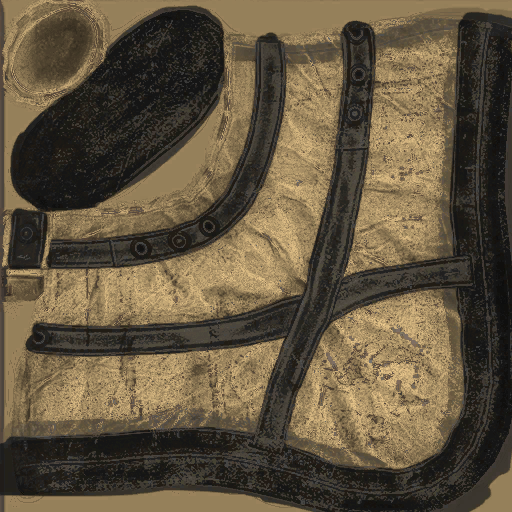
#> input picture tools/paa_nbq_vanilla/png/arido_nbc_boots.png, 512 x 512 px, given in place of jacket_ground.png, which was not available
$ python recolor_ropa.py
#> lines starting #> are read from the running program, lines starting #| are printed output that depends on the picture; after the words box and inside, x2 and y2 are one past the last pixel; in counts of white or black regions, pixels touching at a corner belong together; pictures that were not available may be replaced by others from this repository, and a replacement may not be noted
#> in main, im is the input picture: PIL image 512x512 RGB; mean R, G, B 97.8, 85, 63.4
#!/usr/bin/env python3
# Recolorea las texturas _co vanilla a las dos paletas del set 3xor.
#
# Metodo: remapeo en HSV que CONSERVA la luminancia y la variacion relativa de tono.
#   - El tono de cada pixel se mide respecto del tono medio de ESA textura (media circular
#     pesada por saturacion), y esa desviacion se comprime alrededor del tono objetivo. Asi
#     las manchas del camo siguen siendo distintas entre si (no queda monocromo) y todas las
#     piezas del set caen en la misma familia de color aunque partan de bases distintas
#     (el plate es marron, los guantes oliva, la gorka gris-verde).
#   - La saturacion se escala y se TOPEA: es lo que separa un rosa sobrio de un rosa chicle.
#   - La luminancia (V) casi no se toca: ahi viven las costuras, correas, desgaste y sombras
#     pintadas. Tocarla es lo que hace que un retexturizado se vea de plastico.
#   - Los pixeles casi neutros (gomas negras de la bota, hebillas) se tinen mucho menos:
#     'sat' original baja -> el remapeo se atenua solo.
import os
import sys
import numpy as np
from PIL import Image

Image.MAX_IMAGE_PIXELS = None
BASE = os.path.dirname(os.path.abspath(__file__))
PNG = os.path.join(BASE, "png")
OUT = os.path.join(BASE, "out")


def rgb_to_hsv(a):
    r, g, b = a[..., 0], a[..., 1], a[..., 2]
    mx = a.max(-1)
    mn = a.min(-1)
    d = mx - mn
    h = np.zeros_like(mx)
    m = d > 1e-6
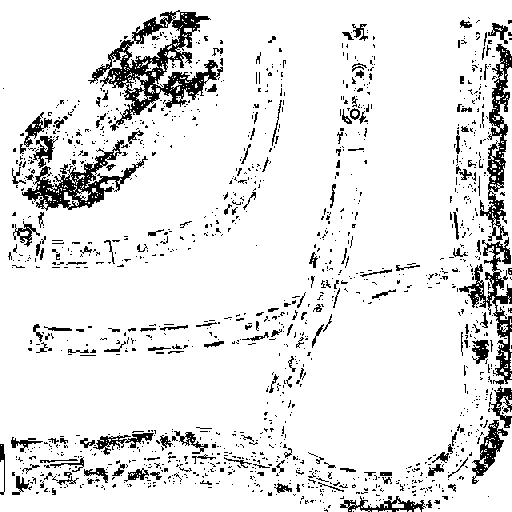
#> m: shape (512, 512) bool; 89.9% white; 1394 black regions (1224 under 20 px), largest, box (x1, y1, x2, y2) and area: (88, 10, 223, 131) 4388, (22, 140, 148, 211) 2360, (480, 44, 512, 241) 2014
    rm = m & (mx == r)
#> rm: shape (512, 512) bool; 89.6% white; 1392 black regions (1223 under 20 px), largest, box (x1, y1, x2, y2) and area: (88, 10, 223, 131) 4461, (22, 136, 148, 211) 2843, (480, 44, 512, 241) 2055
    gm = m & (mx == g) & ~rm
#> gm: shape (512, 512) bool; 0.38% white in thin lines or dots
    bm = m & (mx == b) & ~rm & ~gm
#> bm: shape (512, 512) bool; every value is 0
    h[rm] = ((g[rm] - b[rm]) / d[rm]) % 6.0
    h[gm] = (b[gm] - r[gm]) / d[gm] + 2.0
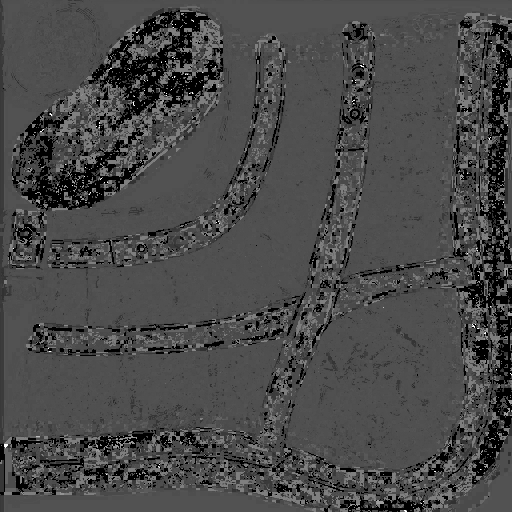
#> h: shape (512, 512) float32; min 0, max 2, mean 0.578; drawn with min black and max white
    h[bm] = (r[bm] - g[bm]) / d[bm] + 4.0
    h = h / 6.0
    s = np.zeros_like(mx)
    s[mx > 1e-6] = d[mx > 1e-6] / mx[mx > 1e-6]
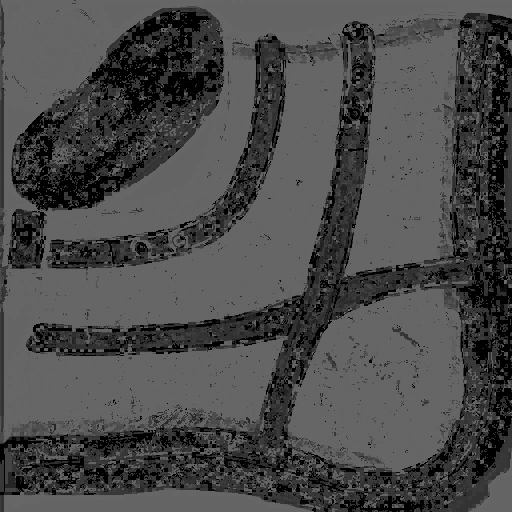
#> s: shape (512, 512) float32; min 0, max 0.429, mean 0.291
    return h, s, mx


def hsv_to_rgb(h, s, v):
    i = np.floor(h * 6.0)
    f = h * 6.0 - i
    p = v * (1.0 - s)
    q = v * (1.0 - f * s)
    t = v * (1.0 - (1.0 - f) * s)
    i = (i % 6).astype(np.int32)
    r = np.select([i == 0, i == 1, i == 2, i == 3, i == 4, i == 5], [v, q, p, p, t, v])
    g = np.select([i == 0, i == 1, i == 2, i == 3, i == 4, i == 5], [t, v, v, q, p, p])
    b = np.select([i == 0, i == 1, i == 2, i == 3, i == 4, i == 5], [p, p, t, v, v, q])
    return np.stack([r, g, b], -1)


def hue_medio(h, s, v):
    """Tono dominante de la textura: media circular pesada por saturacion*luminancia
    (los pixeles negros del fondo del UV y las correas no deben decidir el tono)."""
    w = (s * v).astype(np.float64)
    if w.sum() < 1e-6:
        return 0.0
    ang = h.astype(np.float64) * 2.0 * np.pi
    return (np.arctan2((np.sin(ang) * w).sum(), (np.cos(ang) * w).sum()) / (2.0 * np.pi)) % 1.0


def recolor(img, p):
    a = np.asarray(img.convert("RGB"), dtype=np.float32) / 255.0
    h, s, v = rgb_to_hsv(a)
    h0 = hue_medio(h, s, v)
#> h0 = 0.105

    # Desviacion de tono respecto del tono dominante, por el camino corto del circulo.
    # 'spread' decide cuanta variacion entre manchas sobrevive (0 = monocromo, se pierde el
    # camo) y 'spread_max' RECORTA esa desviacion para que ninguna mancha se escape de la
    # familia de color: sin ese tope, el arido tiraba manchas salmon y el rosa derivaba a lila.
    # El recorte es ASIMETRICO: cada familia de color tiene un lado del circulo al que NO
    # puede asomarse. En el arido, desviarse hacia el rojo da manchas salmon (se veian, y
    # arruinaban el camo); hacia el amarillo-verde da oliva, que es justo lo que hace que
    # funcione en terreno con pasto. Por eso el margen hacia cada lado es distinto.
    dh = (h - h0 + 0.5) % 1.0 - 0.5
    dh = np.clip(dh * p["spread"], p["spread_min"], p["spread_max"])
    hn = (p["hue"] + dh) % 1.0

    # saturacion: escalar, topear, y no dejar que lo casi-neutro se tina de golpe
    sn = np.clip(s * p["sat_scale"] + p["sat_add"], 0.0, 1.0)
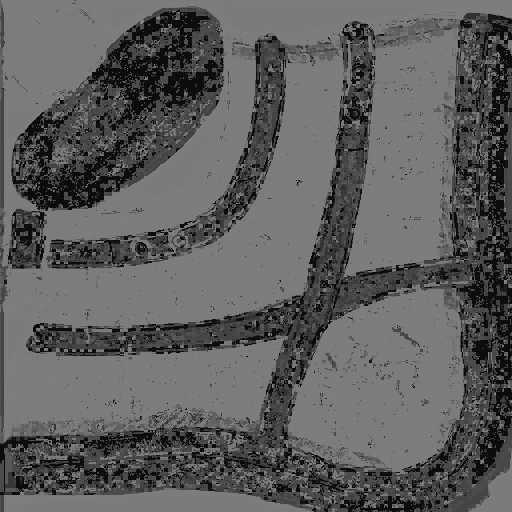
#> sn: shape (512, 512) float32; min 0.05, max 0.521, mean 0.37
    sn = np.minimum(sn, p["sat_max"])
    sn = np.where(s < p["neutro"], s * p["sat_scale"] * 0.35, sn)

    # AUTO-NIVELADO opcional: lleva la luminancia MEDIA de esta textura a 'v_target' con
    # una gamma calculada, ignorando el fondo negro del UV. Hace falta en las paletas
    # acromaticas: el plate y los cascos vanilla ya vienen oscuros de fabrica, asi que sin
    # esto un "urbano" les queda casi negro mientras la campera queda gris medio, y el set
    # se ve despareado. Con esto todas las piezas parten del mismo gris y solo entonces la
    # ventana decide el rango final. En rosa y arido va apagado: el tono ya une el set.
    vv = np.clip(v, 0.0, 1.0)
    if p["v_target"] > 0.0:
        util = vv[vv > 0.02]
        if util.size > 0:
            med = float(np.clip(util.mean(), 0.02, 0.98))
            vv = np.power(vv, np.log(p["v_target"]) / np.log(med))

    # Luminancia: gamma suave + ganancia + un contraste leve alrededor del medio. El
    # contraste es lo que devuelve profundidad: al desaturar, las manchas del camo se
    # acercan entre si y el conjunto se lee lavado.
    vn = np.power(vv, p["val_gamma"]) * p["val_gain"] + p["val_lift"]
    vn = np.clip(0.5 + (vn - 0.5) * p["contraste"], 0.0, 1.0)
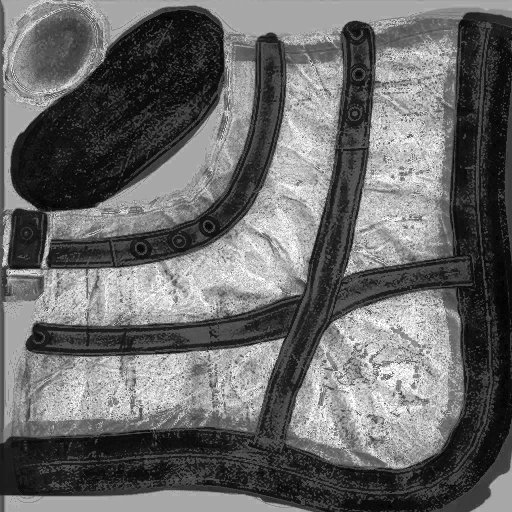
#> vn: shape (512, 512) float32; min 0.0101, max 1, mean 0.415

    # VENTANA de luminancia: comprime todo el rango a [v_lo, v_hi]. En las paletas de color
    # el tono hace el trabajo, pero nieve y negro son casi acromaticas -ahi lo unico que
    # define el camuflaje es DONDE cae el rango de grises-. Sin esta ventana, "nieve" con
    # solo subir el brillo se quema a blanco plano y se pierde el patron; con ella, el blanco
    # nunca llega a 1.0 y las manchas siguen separadas.
    vn = p["v_lo"] + vn * (p["v_hi"] - p["v_lo"])
    vn = np.where(v < 0.02, v, vn)   # negro del fondo del UV: intacto

    out = hsv_to_rgb(hn, sn, vn)
#> in hsv_to_rgb, `i = np.floor(h * 6.0)`: i: shape (512, 512) float32; every value is 5
#> in hsv_to_rgb, `f = h * 6.0 - i`:
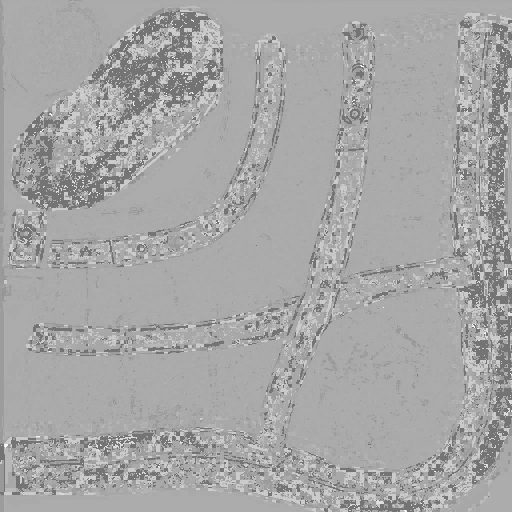
#> f: shape (512, 512) float32; min 0.457, max 0.97, mean 0.653
#> in hsv_to_rgb, `i = (i % 6).astype(np.int32)`: i: shape (512, 512) int32; every value is 5
#> in hsv_to_rgb, `return np.stack([r, g, b], -1)`:
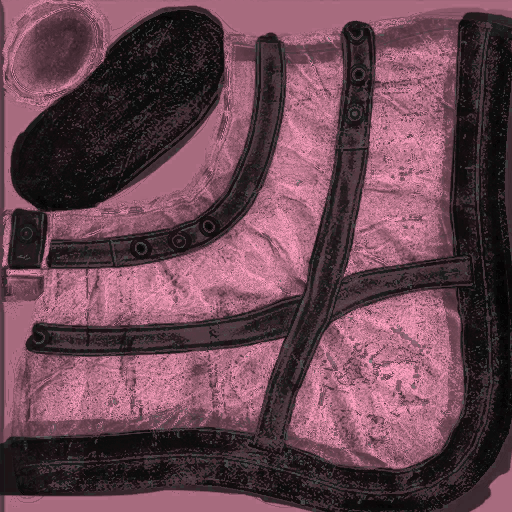
#> returned value: shape (512, 512, 3) float32; mean of channels 0, 1, 2 0.415, 0.275, 0.321; drawn as R, G, B
    return Image.fromarray((np.clip(out, 0, 1) * 255.0 + 0.5).astype(np.uint8), "RGB")
#> returned value: PIL image 512x512 RGB


# --------------------------------------------------------------------------
#  PALETAS
# --------------------------------------------------------------------------
# ROSA SOBRIO: rosa viejo / malva. La clave es el tope de saturacion bajo (0.34): a partir
# de ahi entra en territorio fucsia, que es exactamente lo que se ve mal en la referencia.
# Tono 0.945 = ~340 grados (rosa-vino, no magenta), y 'spread' bajo para que no derive a lila.
# Rango de tono resultante: 322-358 grados. Nunca cruza a lila (que empieza a ~300) ni a
# rojo puro, que son los dos lados por donde un rosa se vuelve disfraz.
ROSA = dict(hue=0.945, spread=0.34, spread_min=-0.050, spread_max=0.050,
            sat_scale=1.10, sat_add=0.05, sat_max=0.36, neutro=0.10,
            val_gamma=0.96, val_gain=1.05, val_lift=0.01, contraste=1.14,
            v_lo=0.00, v_hi=1.00, v_target=0.0)

# ARIDO: base arena/khaki con oliva y marron en los medios. Tono 0.105 = ~38 grados.
# 'spread' mas alto que en el rosa: en camuflaje real de desierto la variacion entre manchas
# es lo que rompe la silueta; un arena plano se lee como una mancha lisa a distancia.
# Rango de tono resultante: 27-65 grados = tierra -> arena -> khaki -> oliva. El margen
# hacia el rojo es menos de la mitad que hacia el verde justamente para matar el salmon.
ARIDO = dict(hue=0.105, spread=0.55, spread_min=-0.030, spread_max=0.075,
             sat_scale=0.98, sat_add=0.04, sat_max=0.40, neutro=0.10,
             val_gamma=0.90, val_gain=1.11, val_lift=0.02, contraste=1.08,
             v_lo=0.00, v_hi=1.00, v_target=0.0)

# Las tres de abajo son CASI ACROMATICAS: la saturacion se aplasta y el camuflaje lo hace
# entero el rango de grises. El poquito de tono frio que queda (~215 grados) no se ve como
# azul; evita que el gris salga amarillento, que es como se ve "sucio" en pantalla.
#
# URBANO: gris medio, con el rango bien abierto para que convivan hormigon claro, sombra y
# negro de las aberturas. Es el que mas contraste necesita: en ciudad lo que rompe la
# silueta son los saltos duros, no las transiciones suaves.
URBANO = dict(hue=0.60, spread=0.20, spread_min=-0.040, spread_max=0.040,
              sat_scale=0.20, sat_add=0.0, sat_max=0.10, neutro=0.06,
              val_gamma=0.98, val_gain=1.0, val_lift=0.0, contraste=1.30,
              v_lo=0.10, v_hi=0.82, v_target=0.46)

# NIEVE: blanco sucio con sombras gris-azuladas. El techo en 0.97 y no en 1.0 es a proposito:
# apenas el blanco satura, el patron se quema y queda un mameluco liso.
NIEVE = dict(hue=0.58, spread=0.18, spread_min=-0.035, spread_max=0.035,
             sat_scale=0.22, sat_add=0.0, sat_max=0.09, neutro=0.06,
             val_gamma=0.80, val_gain=1.0, val_lift=0.0, contraste=1.18,
             v_lo=0.58, v_hi=0.97, v_target=0.50)

# NEGRO: no es negro plano. El piso en 0.02 y el techo en 0.30 dejan ver la silueta y las
# costuras; con todo a 0 la prenda se ve como un agujero recortado en la pantalla.
NEGRO = dict(hue=0.62, spread=0.18, spread_min=-0.035, spread_max=0.035,
             sat_scale=0.25, sat_add=0.0, sat_max=0.10, neutro=0.06,
             val_gamma=1.15, val_gain=1.0, val_lift=0.0, contraste=1.22,
             v_lo=0.03, v_hi=0.36, v_target=0.48)

SETS = {"rosa": ROSA, "arido": ARIDO, "urbano": URBANO, "nieve": NIEVE, "negro": NEGRO}

TEXTURAS = ["jacket_ground", "jacket_worn", "pants_ground", "pants_worn",
            "plate", "helmet", "boots", "gloves",
            "mich", "gorkahelmet", "press", "tortilla", "balaclava"]


def main():
    solo = sys.argv[1:] or list(SETS.keys())
    os.makedirs(OUT, exist_ok=True)
    for nombre in solo:
        p = SETS[nombre]
        d = os.path.join(OUT, nombre)
        os.makedirs(d, exist_ok=True)
        for t in TEXTURAS:
            src = os.path.join(PNG, t + ".png")
#> (the run stopped early here; a loop or call above may not have finished)
